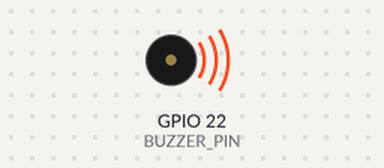
Bench run of a program on a simulated Raspberry Pi (BCM pin numbers). On the bench: buzzer (waves = sounding). At 15.0 s the program stops and its outputs stay as they are.

Above: at 0.1 s.
At 15.1 s:
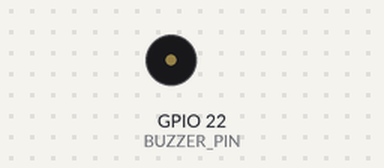
Timing chart, 0 to 16.5 s (numbered marks = the images above):
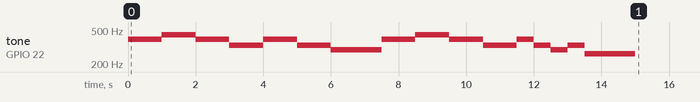

The program:

piezo_buzzer.py
```python
import RPi.GPIO as GPIO
import time

BUZZER_PIN = 22

GPIO.setmode(GPIO.BCM)
GPIO.setup(BUZZER_PIN, GPIO.OUT)

pwm = GPIO.PWM(BUZZER_PIN, 1)
pwm.start(10)

melody = [392,392,440,440,392,392,330,392,392,330,330,294,392,392,440,440,392,392,330,392,330,294,330,262]

try:
    for i in range(0, len(melody)):
        pwm.ChangeFrequency(melody[i])
        time.sleep( 0.5)
        if i == 6 or i == 18: time.sleep(0.5)
        if i == 11 or i == 23: time.sleep(1)

finally:
    pwm.stop()
    GPIO.cleanup()
```

Measured:
- by itself, tone on GPIO 22 (BUZZER_PIN): plays 392 Hz for 1.0 s, 440 Hz for 1.0 s, 392 Hz for 1.0 s, 330 Hz for 1.0 s, 392 Hz for 1.0 s, 330 Hz for 1.0 s … (16 notes in this stretch)
